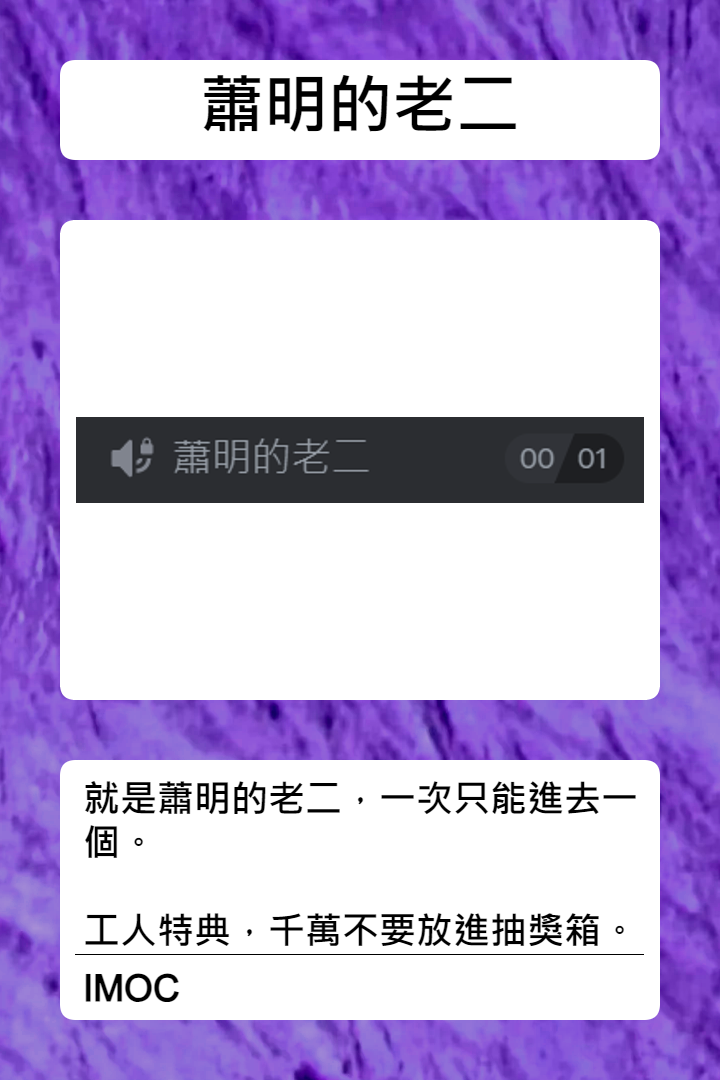
#> input picture inverse/inversion_test.png, 720 x 1080 px
$ python inverse.py
#> lines starting #> are read from the running program, lines starting #| are printed output that depends on the picture


import cv2
import numpy as np

def circle_inversion(image_path, center_x, center_y, radius, output_path):
    # Load the image
#> called with image_path = 'inversion_test.png', center_x = 500, center_y = 500, radius = 250, output_path = 'inverted_image.png'
    image = cv2.imread(image_path)
#> image is the input picture: shape (1080, 720, 3); mean B, G, R 217.4, 171.9, 190

    # Get image dimensions
    height, width, _ = image.shape
#> height = 1080; width = 720

    # Create a white canvas with the same size and number of channels as the original image
    #inverted_image = np.full((height, width, 3), 255, dtype=np.uint8)
    inverted_image=np.full((width, height, 3), 255, dtype=np.uint8)

    # Create an empty checklist
    checklist = []

    # Perform circle inversion
    for y in range(height):
        for x in range(width):
            # Calculate the distance from the current pixel to the center of the circle
            distance = (x - center_x) ** 2 + (y - center_y) ** 2

            # Calculate the coordinates of the inverted pixel
            if distance != 0:
                inv_x = int(center_x + (x - center_x) * (radius ** 2 / distance))
                inv_y = int(center_y + (y - center_y) * (radius ** 2 / distance))

                # Store the mapping in the checklist
                checklist.append(((x, y), (inv_x, inv_y), distance))

                # Ensure the inverted coordinates are within the image dimensions
                if 0 <= inv_x < height and 0 <= inv_y < width:
                    # Copy the color of the original pixel to the inverted pixel
                    inverted_image[inv_y, inv_x] = image[y, x]
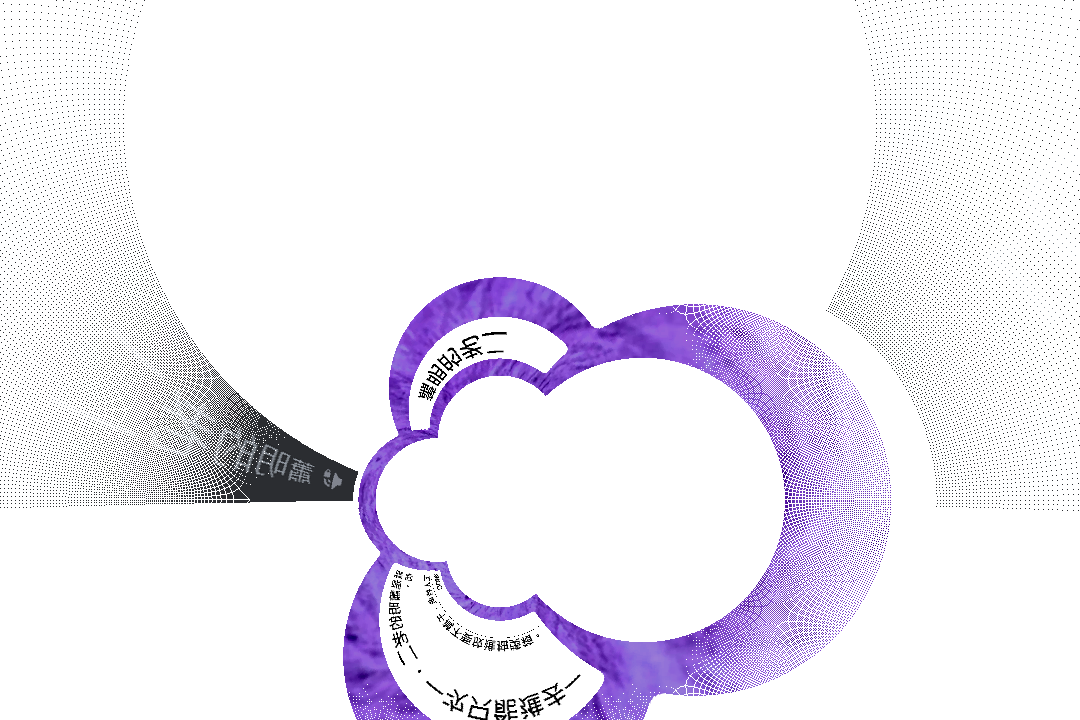
#> inverted_image: shape (720, 1080, 3); mean B, G, R 244.2, 234.8, 238.5
#> after the loop, checklist = 777599 items

    # Draw the circle of inversion on the inverted image
    #cv2.circle(inverted_image, (center_x, center_y), radius, (0, 0, 255), 2)

    # Save the inverted image
    cv2.imwrite(output_path, inverted_image)

    # Print the checklist
    print("Coordinate Mapping:")
    for original, inverted, distance in checklist:
        print(f"({original[0]}, {original[1]}) --> ({inverted[0]}, {inverted[1]})  Distance: {distance}")
#> this loop made 777599 passes
#> (original, inverted, distance) on passes 1 to 3: ((0, 0), (437, 437), 500000), ((1, 0), (437, 437), 499001), ((2, 0), (437, 437), 498004)
#| (0, 0) --> (437, 437)  Distance: 500000
#| (1, 0) --> (437, 437)  Distance: 499001
#| (2, 0) --> (437, 437)  Distance: 498004
#| (3, 0) --> (437, 437)  Distance: 497009
#| (4, 0) --> (437, 436)  Distance: 496016
#| (5, 0) --> (437, 436)  Distance: 495025
#| (6, 0) --> (437, 436)  Distance: 494036
#| (7, 0) --> (437, 436)  Distance: 493049
#> (further printed lines are left out)

# Example usage
image_path = "inversion_test.png"
output_path = "inverted_image.png"
center_x = 500  # x-coordinate of the center of the circle
center_y = 500  # y-coordinate of the center of the circle
radius = 250 # radius of the circle

circle_inversion(image_path, center_x, center_y, radius, output_path)
"""
import cv2
import numpy as np
import imageio

def circle_inversion(image_path, center_x, center_y, radius, output_path):
    # Load the image in RGB color space
    image = cv2.cvtColor(cv2.imread(image_path), cv2.COLOR_BGR2RGB)


    # Get image dimensions
    height, width, _ = image.shape


    # Create a white canvas with the same size and number of channels as the original image
    inverted_image = np.full((height, width, 3), 255, dtype=np.uint8)

    # Perform circle inversion
    for y in range(height):
        for x in range(width):
            # Calculate the distance from the current pixel to the center of the circle
            distance = ((x - center_x) ** 2 + (y - center_y) ** 2)

            # Calculate the coordinates of the inverted pixel
            if distance != 0 and not np.isnan(distance):
                inv_x = int((x - center_x) * (radius ** 2 / distance )+center_x )
                inv_y = int( (y - center_y) * (radius ** 2 / distance )+center_y )

                # Ensure the inverted coordinates are within the image dimensions
                if 0 <= inv_x < width and 0 <= inv_y < height:
                    # Copy the color of the original pixel to the inverted pixel
                    inverted_image[y, x] = image[inv_y, inv_x]

    return inverted_image

# Example usage
image_path = "inversion_test.jpg"
output_gif_path = "inversion_animation.gif"
center_y = 825  # y-coordinate of the center of the circle
radius = 200    # radius of the circle

# Define the range and step for x-coordinate of the center
start_x = 0
end_x = 1080
step_x = 20

frames = []
# Loop through different center positions and generate inverted images
for center_x in range(start_x, end_x + step_x, step_x):
    inverted_image = circle_inversion(image_path, center_x, center_y, radius, None)
    frames.append(inverted_image)

# Save the frames as a GIF
imageio.mimsave(output_gif_path, frames, duration=0.1)

print(f"GIF saved at: {output_gif_path}")
"""
